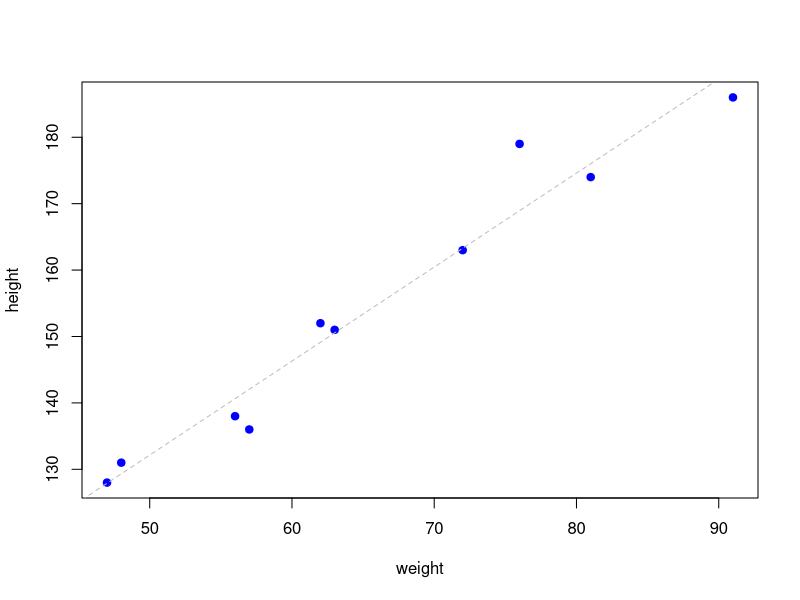
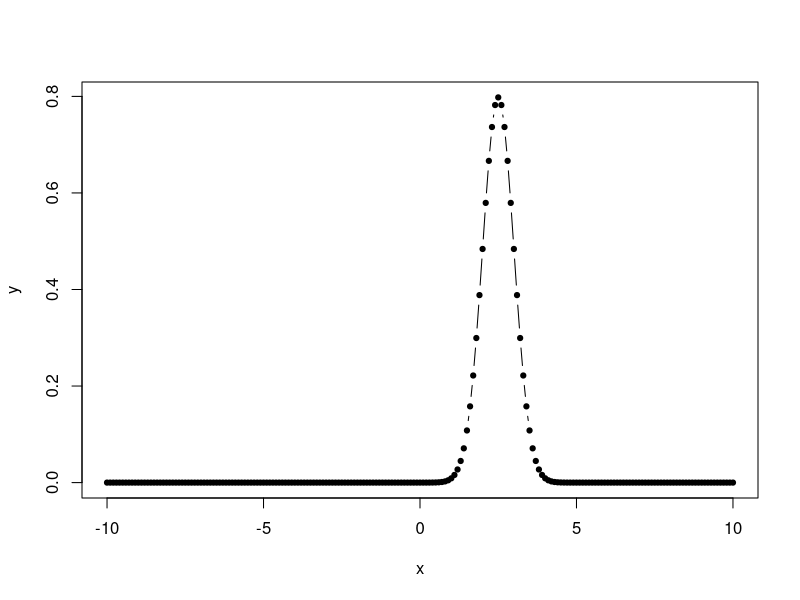
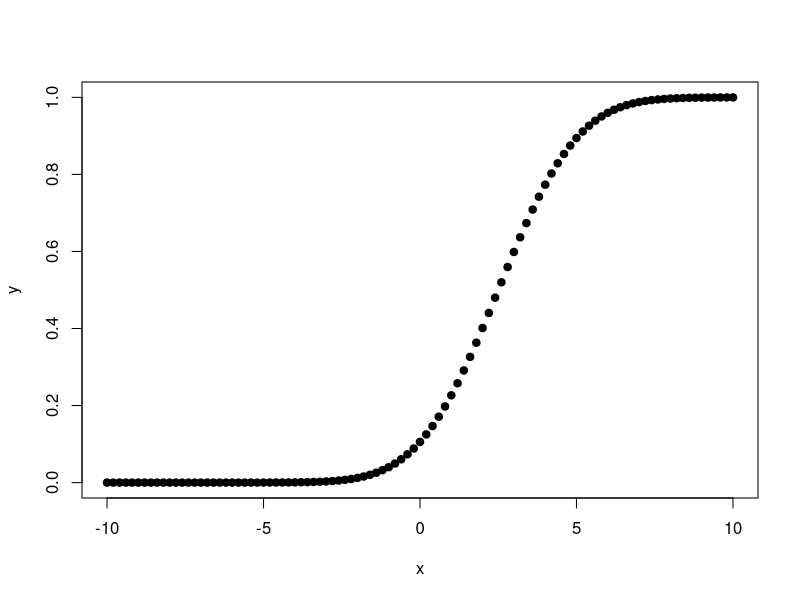
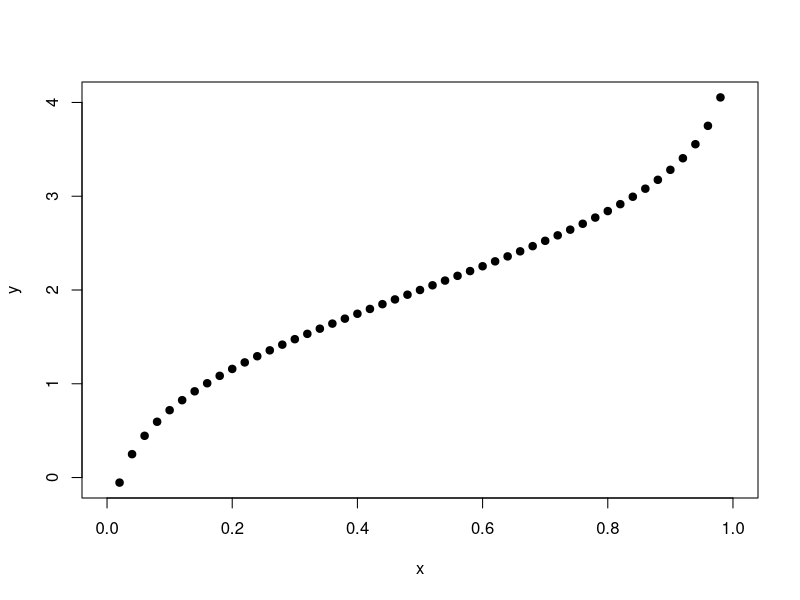
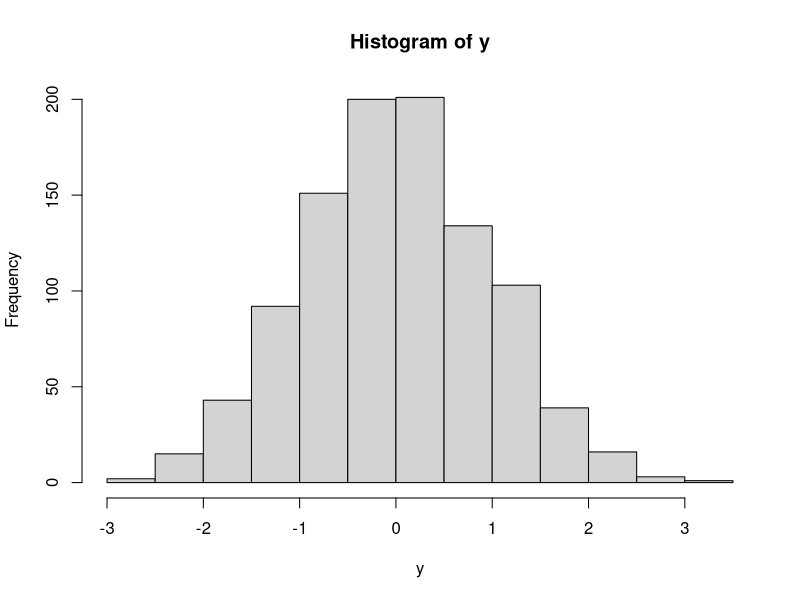
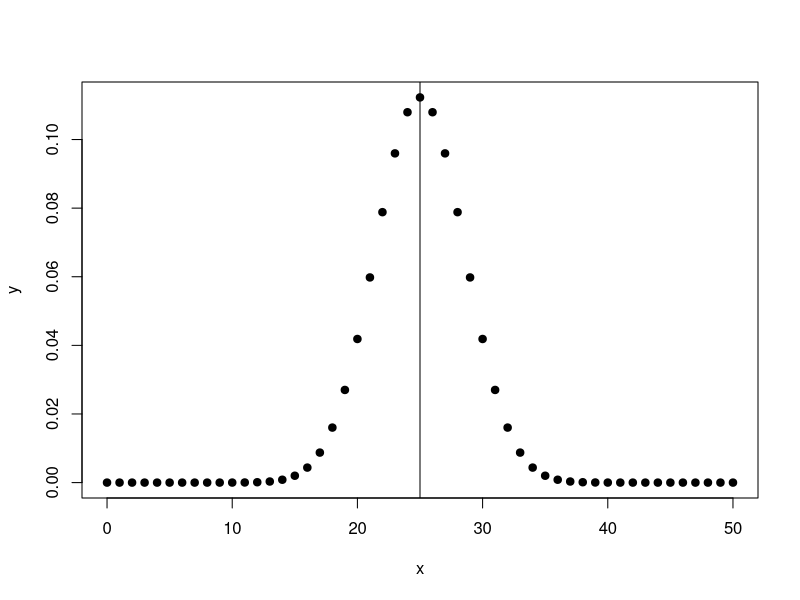
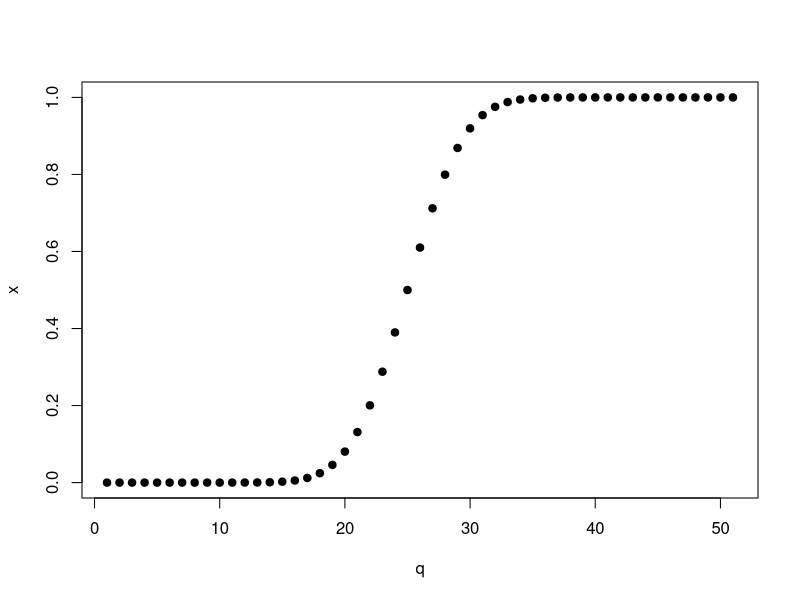
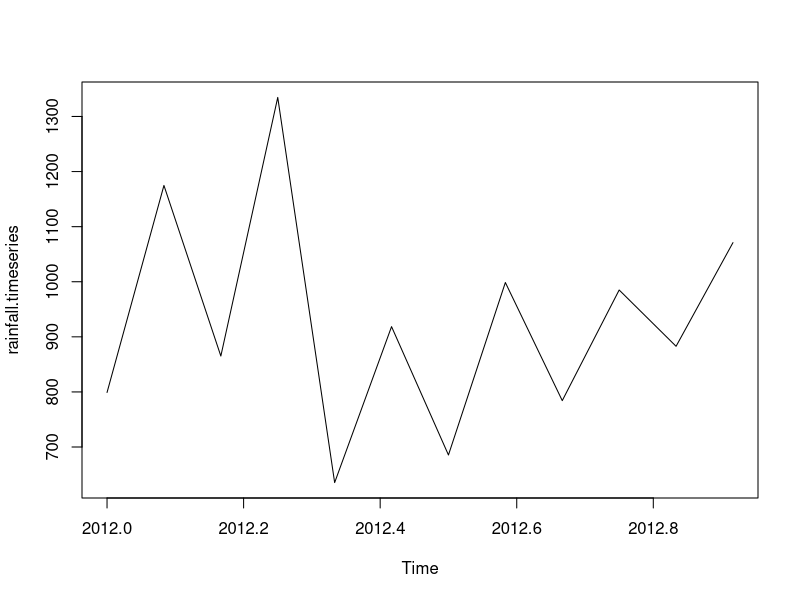

These figures' R source, in order:
## ---- chunk 1
knitr::opts_chunk$set(echo = TRUE)
## ---- chunk 2
library(magrittr)
## ---- chunk 3
x <- c(12, 7, 3, 4.2, 18, 2, 54, -21, 8, -5)
?mean
mean(x)
## ---- chunk 4
mean(x, trim = 0.3)
## ---- chunk 5
x <- c(12,7,3,4.2,18,2,54,-21,8,-5,NA)

mean(x)

mean(x, na.rm = T)
## ---- chunk 6
?median

x <- c(12,7,3,4.2,18,2,54,-21,8,-5)
median(x)
## ---- chunk 7
getmode <- function(v){
    uniqv <- unique(v)
    uniqv[which.max(tabulate(match(v, uniqv)))]
}

v <- c(2,1,2,3,1,2,3,4,1,5,5,3,2,3)
getmode(v)

charv <- c("o","it","the","it","it")
getmode(charv)
## ---- chunk 8
height <- c(151, 174, 138, 186, 128, 136, 179, 163, 152, 131)
weight <- c(63, 81, 56, 91, 47, 57, 76, 72, 62, 48)
## ---- chunk 9
relation <- lm(height ~ weight) 
# weight is the predictor variable, height is the response variable

relation
## ---- chunk 10
relation %>% class()

methods(class = "lm")
## ---- chunk 11
summary(relation)
## ---- chunk 12
coef(relation)
## ---- chunk 13
residuals(relation)
## ---- chunk 14
a <- data.frame(weight = 80)
predict(relation, a)
## ---- chunk 15
plot(weight, height, pch = 19, col = "blue")
abline(relation, col = "grey", lty = 2)
## ---- chunk 16
input <- mtcars[, c("mpg", "disp", "hp", "wt")]

input %>% head()
## ---- chunk 17
model <- lm(mpg ~ disp + hp + wt, data = input)

model
## ---- chunk 18
coef(model)
## ---- chunk 19
df <- data.frame(disp = 221, hp = 102, wt = 2.91)

predict(model, df)
## ---- chunk 20
input <- mtcars[, c("am", "cyl", "hp", "wt")]

input %>% head()
## ---- chunk 21
am.data <- glm(formula = am ~ cyl + hp + wt, data = input, family = "binomial")

am.data
## ---- chunk 22
set.seed(111)
df <- data.frame(cyl = sample(c(4, 6, 8), 10, replace = T), 
                 hp = runif(n = 10, min = 90, max = 120), 
                 wt = runif(n = 10, min = 2.3, max = 3.5))


predict(am.data, newdata = df)
## ---- chunk 23
summary(am.data)
## ---- chunk 24
x <- seq(-10, 10, by = 0.1)
y <- dnorm(x, mean = 2.5, sd = 0.5)

plot(x, y, type = "b", cex = 0.7, pch = 19)
## ---- chunk 25
x <- seq(-10, 10, 0.2)
y <- pnorm(x, mean = 2.5, sd = 2)

plot(x, y, pch = 19)
## ---- chunk 26
x <- seq(0, 1, by = 0.02)
y <- qnorm(x, mean = 2, sd = 1)

plot(x, y, pch = 19)
## ---- chunk 27
y <- rnorm(n = 1000)
hist(y, breaks = 20)
## ---- chunk 28
x <- seq(0, 50, 1)
y <- dbinom(x, size = 50, prob = 0.5)

plot(x, y, pch = 19)
abline(v = 25)
## ---- chunk 29
# Probability of getting 26 or less heads from a 51 tosses of a coin.
q <-  seq(1, 51, 1)
x <- pbinom(q, size = 51, prob = 0.5)
plot(q, x, pch = 19)
## ---- chunk 30
# How many heads will have a probability of 0.25 will come out when a coin
# is tossed 51 times.  

x <- qbinom(p = 0.25, size = 51, prob = 0.5)
x
## ---- chunk 31
# Find 8 random values from a sample of 150 with probability of 0.4.  

x <- rbinom(8, 150, 0.4)
x
## ---- chunk 32
input <- warpbreaks
input %>% head()

input %>% dplyr::pull(wool) %>% unique()
input %>% dplyr::pull(tension) %>% unique()
## ---- chunk 33
output <- glm(formula = breaks ~ wool + tension, 
              data = warpbreaks, 
              family = "poisson")
## ---- chunk 34
df <- data.frame(wool = sample(c("A", "B"), size = 10, replace = T), 
                 tension = sample(c("L", "M", "H"), 10, replace = T))

predict.glm(output, df)
## ---- chunk 35
summary(output)
## ---- chunk 36
input <- mtcars[, c("am", "mpg", "hp")]
input %>% head()
## ---- chunk 37
result <- aov(formula = mpg ~ hp * am, data = input)
summary(result)
## ---- chunk 38
input <- mtcars

result <- aov(mpg ~ hp + am, data = input)
summary(result)
## ---- chunk 39
input <- mtcars

result1 <- aov(mpg ~ hp * am, data = input)
result2 <- aov(mpg ~ hp + am, data = input)

# compare the two models  
anova(result1, result2)
## ---- chunk 40
rainfall <- c(799,1174.8,865.1,1334.6,635.4,918.5,685.5,998.6,784.2,985,882.8,1071)

# convert it to a time series data.  
rainfall.timeseries <- ts(data = rainfall, 
                         start = c(2012, 1), 
                         frequency = 12)

plot(rainfall.timeseries)
## ---- chunk 41
rainfall1 <- c(799,1174.8,865.1,1334.6,635.4,918.5,685.5,998.6,784.2,985,882.8,1071)
rainfall2 <- c(655,1306.9,1323.4,1172.2,562.2,824,822.4,1265.5,799.6,1105.6,1106.7,1337.8)

# convert to matrix  
combined.rainfall <- matrix(c(rainfall1, rainfall2), nrow = 12, byrow = F)

# convert to time series 
rainfall.timeseries <- ts(combined.rainfall, start = c(2012, 1), frequency = 12)


plot(rainfall.timeseries, main = "Multiple Time Series")
## ---- chunk 42
x <- c(1.6,2.1,2,2.23,3.71,3.25,3.4,3.86,1.19,2.21)
y <- c(5.19,7.43,6.94,8.11,18.75,14.88,16.06,19.12,3.21,7.58)

model <- nls(y ~ b1 * x ^ 2 + b2 , 
             start = list(b1 = 1, b2 = 3))


df <- data.frame(
    x = seq(min(x), max(x), len = 100)
)
## ---- chunk 43
plot(x, y)
lines(df$x, predict(model, df))
## ---- chunk 44
sum(residuals(model)^2)
## ---- chunk 45
confint(model)
## ---- chunk 46
summary(model)
## ---- chunk 47
library(party)
## ---- chunk 48
readingSkills %>% head()

input <- readingSkills[1:105, ]

# create the tree
output.tree <- ctree(
    formula = nativeSpeaker ~ age + shoeSize + score, 
    data = input
)

plot(output.tree)
## ---- chunk 49
library(randomForest)
library(party)
## ---- chunk 50
readingSkills %>% head
## ---- chunk 51
output.forest <- randomForest(nativeSpeaker ~ age + shoeSize + score, 
                              data = readingSkills)

output.forest
## ---- chunk 52
importance(output.forest, type = 2)
## ---- chunk 53
library(survival)
## ---- chunk 54
pbc %>% head
## ---- chunk 55
survfit(Surv(pbc$time, pbc$stage == 2) ~ 1)

plot(survfit(Surv(pbc$time, pbc$stage == 2) ~ 1))
## ---- chunk 56
library(MASS)
str(Cars93)
## ---- chunk 57
car.data <- data.frame(Cars93$AirBags, Cars93$Type)
car.data <- car.data %>% table()
chisq.test(car.data)
